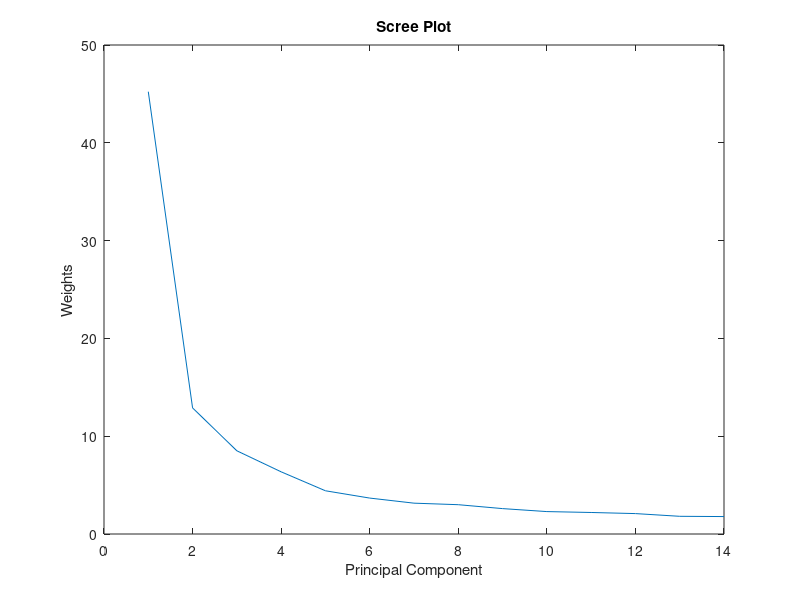
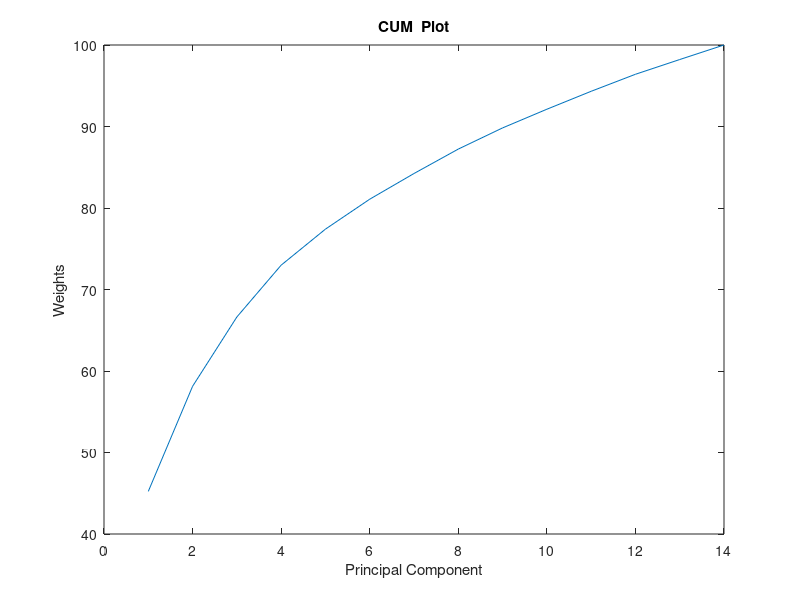
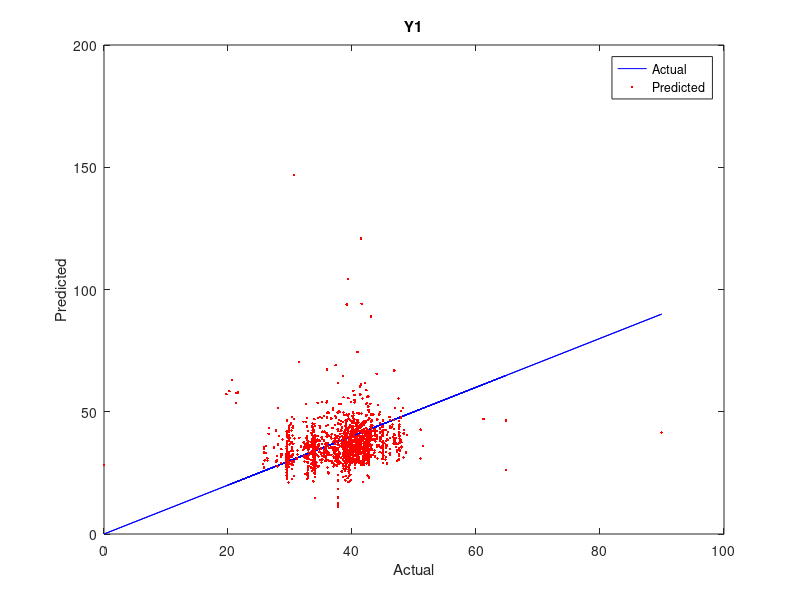
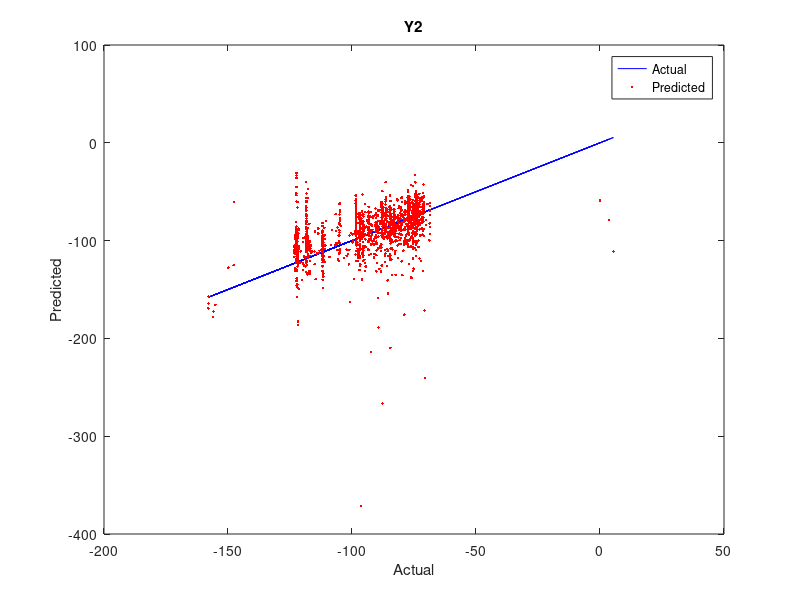

Write MATLAB code to recreate these figures, in order.
close all
clear
clc

load ('pcr.mat');

X=train_input;
Y=train_target;

[rowX,colX] = size(train_input);
[rowY,colY] = size(train_target);

YXcorr=corr(train_target, train_input);
Xcorr=corr(train_input);

[U, S, V]= svd(train_input);
D= S(1:colX,:);
L=diag(D);
L=100*L/sum(L);

figure, plot(L)
xlabel('Principal Component'), ylabel('Weights')
title('Scree Plot')

figure, plot(cumsum(L))
xlabel('Principal Component'), ylabel('Weights')
title('CUM  Plot')

N_factors=14;
Z=U*S(:,1:N_factors)*V(1:N_factors,1:N_factors);

bz=(Z'*Z)\Z'*Y;

Yp=Z*bz;

figure, plot(Y(:,1),Y(:,1),'-b',Y(:,1),Yp(:,1),'.r')
xlabel('Actual'), ylabel('Predicted')
title('Y1')
legend('Actual', 'Predicted')

figure, plot(Y(:,2),Y(:,2),'-b',Y(:,2),Yp(:,2),'.r')
xlabel('Actual'), ylabel('Predicted')
title('Y2')
legend('Actual', 'Predicted')

err=Y-Yp;

figure, plot(err)
xlabel(''), ylabel('Error (ms)^2')
title('Erro')












